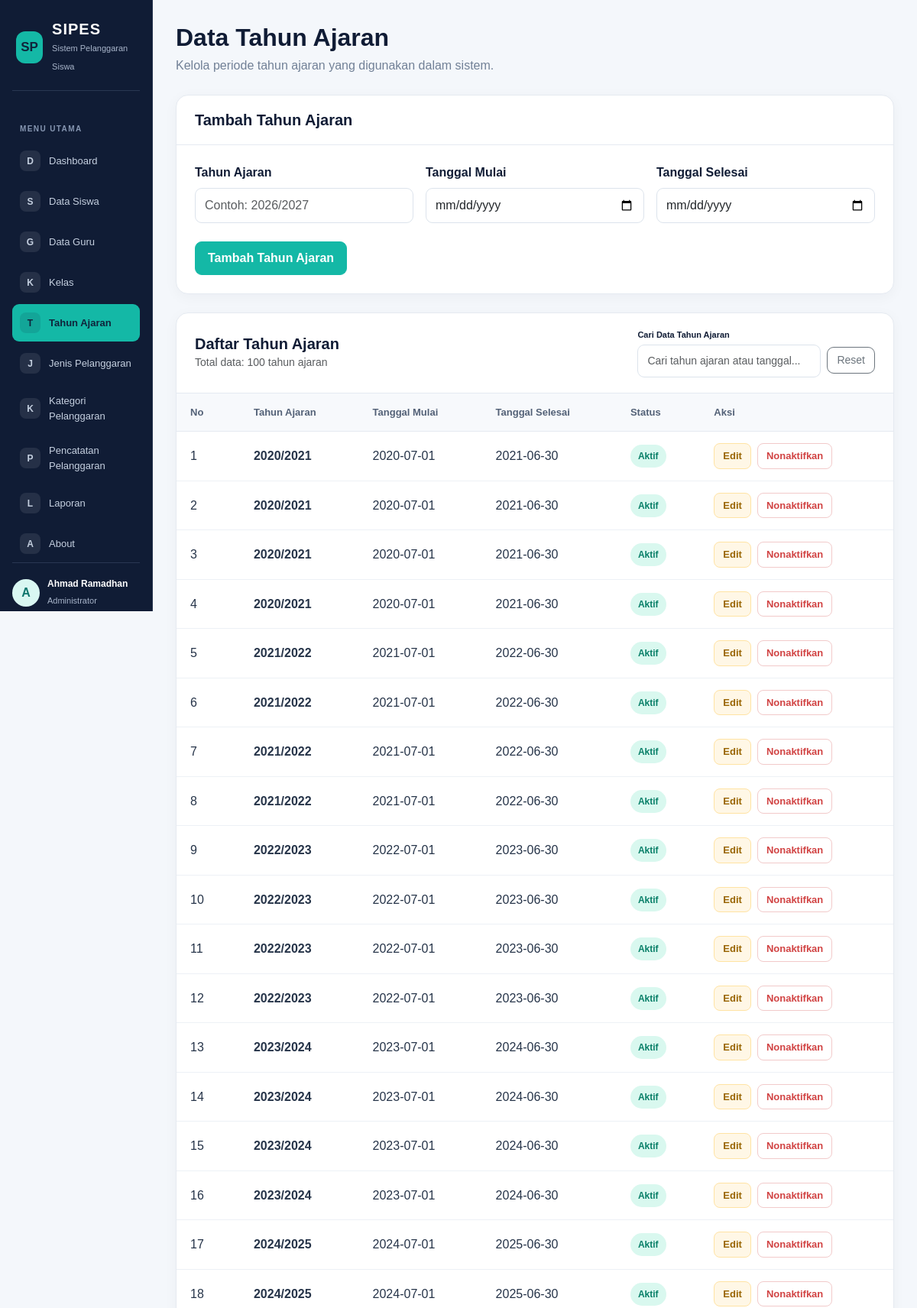
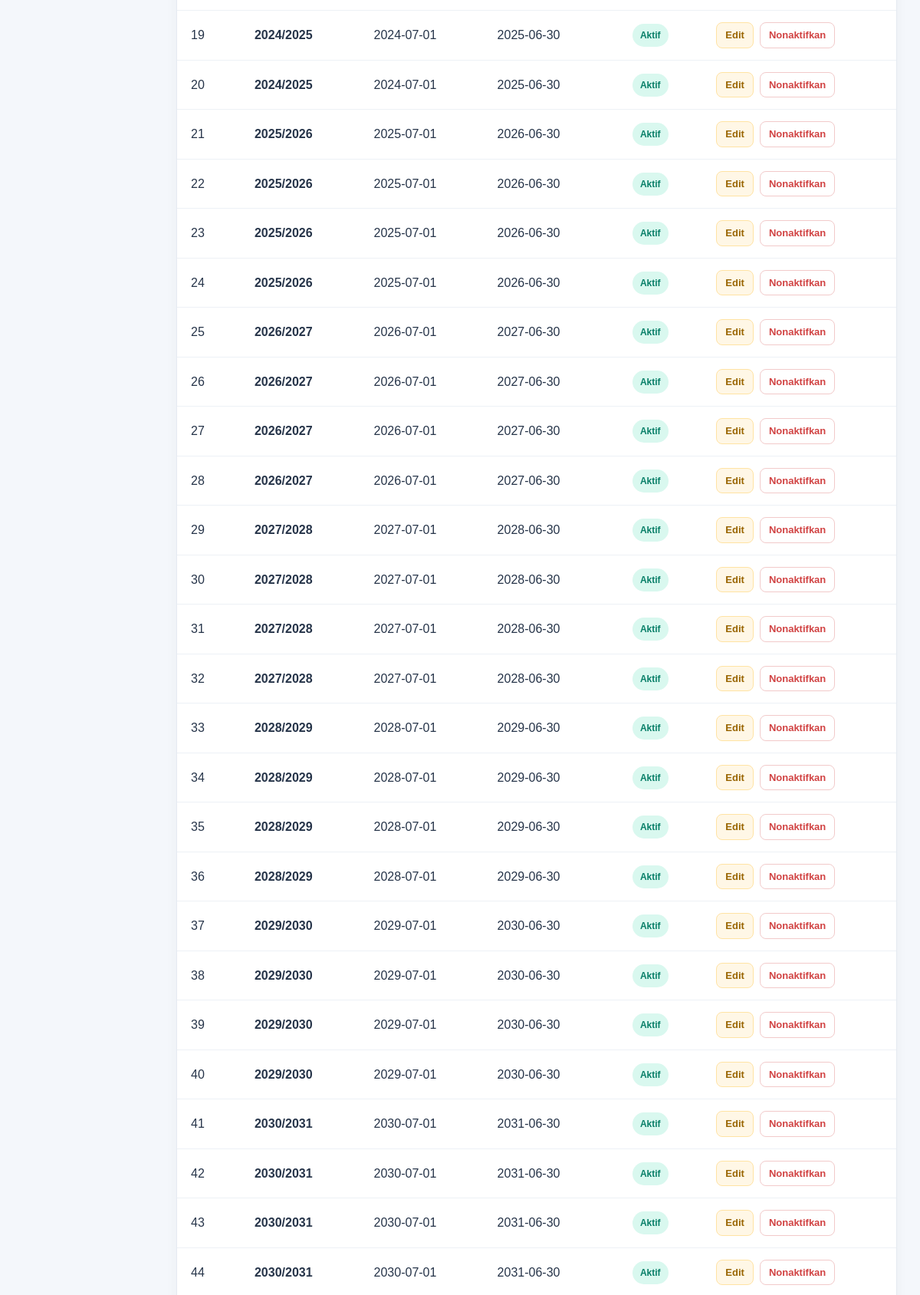
/tahun_ajaran.php (signed in, upper part), run on the app's committed database (2 pictures, top to bottom).
### tables this page shows
CREATE TABLE `t_tahun_ajaran` (
  `id` int(11) NOT NULL,
  `nama` varchar(20) DEFAULT NULL,
  `tanggal_mulai` date NOT NULL,
  `tanggal_selesai` date NOT NULL,
  `status_aktif` tinyint(1) NOT NULL,
  `created_at` timestamp NOT NULL DEFAULT current_timestamp(),
  `updated_at` timestamp NOT NULL DEFAULT current_timestamp()
);

### tahun_ajaran.php (the view, shortened to what this page needs)
<?php
include 'config/koneksi.php';
$edit = null;
$search = isset($_GET['search']) ? trim($_GET['search']) : '';
if ($search != '') {
    $stmt_search = mysqli_prepare(
        $koneksi,
        "SELECT * FROM t_tahun_ajaran WHERE nama LIKE ? OR tanggal_mulai LIKE ? OR tanggal_selesai LIKE ? ORDER BY id ASC"
    );
    $keyword = "%{$search}%";
    mysqli_stmt_bind_param($stmt_search, "sss", $keyword, $keyword, $keyword);
    mysqli_stmt_execute($stmt_search);
    $query = mysqli_stmt_get_result($stmt_search);
} else {
    $query = mysqli_query(
        $koneksi,
        "SELECT * FROM t_tahun_ajaran ORDER BY id ASC"
    );
}
$total_query = mysqli_query($koneksi, "SELECT COUNT(*) as total FROM t_tahun_ajaran");
$total_data = mysqli_fetch_assoc($total_query)['total'] ?? 0;
?>
<!DOCTYPE html>
<html lang="id">
<head>
    <link
        href="https://cdn.jsdelivr.net/npm/bootstrap@5.3.3/dist/css/bootstrap.min.css"
        rel="stylesheet"
    >
</head>
<body>
<?php include 'includes/sidebar.php'; ?>
<main class="main-content">
    <div class="container-fluid p-0">
        <h2 class="page-title">Data Tahun Ajaran</h2>
        <p class="page-subtitle">
            Kelola periode tahun ajaran yang digunakan dalam sistem.
        </p>
        <section class="content-card">
            <div class="card-heading">
                <h5>
                    <?= $edit ? 'Edit Tahun Ajaran' : 'Tambah Tahun Ajaran'; ?>
                </h5>
            </div>
            <div class="card-body-custom">
                <form method="POST" action="tahun_ajaran.php">
                    <div class="row g-3">
                        <div class="col-md-4">
                            <label for="nama" class="form-label">
                                Tahun Ajaran
                            </label>
                            <input
                                type="text"
                                class="form-control"
                                id="nama"
                                name="nama"
                                maxlength="9"
                                pattern="[0-9]{4}/[0-9]{4}"
                                title="Gunakan format YYYY/YYYY, contoh 2026/2027"
                                placeholder="Contoh: 2026/2027"
                                value="<?= htmlspecialchars($edit['nama'] ?? ''); ?>"
                                required
                            >
                        </div>
                        <div class="col-md-4">
                            <label for="tanggal_mulai" class="form-label">
                                Tanggal Mulai
                            </label>
                            <input
                                type="date"
                                class="form-control"
                                id="tanggal_mulai"
                                name="tanggal_mulai"
                                value="<?= htmlspecialchars($edit['tanggal_mulai'] ?? ''); ?>"
                                required
                            >
                        </div>
                        <div class="col-md-4">
                            <label for="tanggal_selesai" class="form-label">
                                Tanggal Selesai
                            </label>
                            <input
                                type="date"
                                class="form-control"
                                id="tanggal_selesai"
                                name="tanggal_selesai"
                                value="<?= htmlspecialchars($edit['tanggal_selesai'] ?? ''); ?>"
                                required
                            >
                        </div>
                    </div>
                    <div class="d-flex flex-wrap gap-2 mt-4">
                        <?php if ($edit): ?>
                            <button
                                type="submit"
                                name="edit"
                                class="btn btn-teal"
                            >
                                Simpan Perubahan
                            </button>
                            <a href="tahun_ajaran.php" class="btn-cancel">
                                Batal
                            </a>
                        <?php else: ?>
                            <button
                                type="submit"
                                name="tambah"
                                class="btn btn-teal"
                            >
                                Tambah Tahun Ajaran
                            </button>
                        <?php endif; ?>
                    </div>
                </form>
            </div>
        </section>
        <section class="content-card">
            <div class="card-heading d-flex flex-column flex-md-row justify-content-between align-items-md-center gap-3">
                <div>
                    <h5>Daftar Tahun Ajaran</h5>
                    <small class="text-muted">Total data: <?= $total_data; ?> tahun ajaran</small>
                </div>
                <div>
                    <form method="GET" action="tahun_ajaran.php" class="d-flex align-items-center gap-2">
                        <div class="d-flex flex-column">
                            <label class="form-label mb-1" style="font-size: 11px;">Cari Data Tahun Ajaran</label>
                            <input
                                type="text"
                                name="search"
                                value="<?= htmlspecialchars($search); ?>"
                                placeholder="Cari tahun ajaran atau tanggal..."
                                class="form-control form-control-sm"
                                style="width: 240px;"
                            >
                        </div>
                        <div class="d-flex align-items-end" style="margin-top: 19px;">
                            <a href="tahun_ajaran.php" class="btn btn-outline-secondary btn-sm" style="padding: 6px 12px; border-radius: 9px;">Reset</a>
                        </div>
                    </form>
                </div>
            </div>
            <div class="table-responsive">
                <table class="table">
                    <thead>
                        <tr>
                            <th>No</th>
                            <th>Tahun Ajaran</th>
                            <th>Tanggal Mulai</th>
                            <th>Tanggal Selesai</th>
                            <th>Status</th>
                            <th>Aksi</th>
                        </tr>
                    </thead>
                    <tbody>
                        <?php if ($query && mysqli_num_rows($query) > 0): ?>
                            <?php $no = 1; ?>
                            <?php while ($row = mysqli_fetch_assoc($query)): ?>
                                <tr>
                                    <td><?= $no++; ?></td>
                                    <td>
                                        <strong>
                                            <?= htmlspecialchars($row['nama']); ?>
                                        </strong>
                                    </td>
                                    <td>
                                        <?= htmlspecialchars($row['tanggal_mulai']); ?>
                                    </td>
                                    <td>
                                        <?= htmlspecialchars($row['tanggal_selesai']); ?>
                                    </td>
                                    <td>
                                        <?php if ($row['status_aktif'] == 1): ?>
                                            <span class="badge-active">Aktif</span>
                                        <?php else: ?>
                                            <span class="badge-inactive">Tidak Aktif</span>
                                        <?php endif; ?>
                                    </td>
                                    <td>
                                        <div class="d-flex flex-wrap gap-2">
                                            <a
                                                href="tahun_ajaran.php?edit=<?= (int) $row['id']; ?>"
                                                class="btn-edit"
                                            >
                                                Edit
                                            </a>
                                            <?php if ($row['status_aktif'] == 1): ?>
                                                <form
                                                    method="POST"
                                                    action="tahun_ajaran.php"
                                                    onsubmit="return confirm('Yakin ingin menonaktifkan tahun ajaran ini?');"
                                                >
                                                    <button
                                                        type="submit"
                                                        name="nonaktifkan"
                                                        class="btn-deactivate"
                                                    >
                                                        Nonaktifkan
                                                    </button>
                                                </form>
                                            <?php endif; ?>
                                        </div>
                                    </td>
                                </tr>
                            <?php endwhile; ?>
                        <?php endif; ?>
                    </tbody>
                </table>
            </div>
        </section>
    </div>
</main>
</body>
</html>

### tahun_ajaran.php (style rules this page uses)
:root { --navy: #101c35; --navy-hover: #20314d; --teal: #14b8a6; --background: #f4f7fb; --text: #263449; --muted: #718096; --border: #e5eaf1; }
body { background: var(--background); color: var(--text); font-family: Arial, sans-serif; min-height: 100vh; }
.main-content { margin-left: 16.666667%; padding: 30px; min-height: 100vh; }
.page-title { color: var(--navy); font-weight: 700; margin-bottom: 6px; }
.page-subtitle { color: var(--muted); margin-bottom: 26px; }
.content-card { background: #fff; border: 1px solid var(--border); border-radius: 16px; box-shadow: 0 4px 18px rgba(16, 28, 53, 0.04); overflow: hidden; margin-bottom: 24px; }
.card-heading { padding: 20px 24px; border-bottom: 1px solid var(--border); }
.card-heading h5 { color: var(--navy); font-weight: 700; margin: 0; }
.card-body-custom { padding: 24px; }
.form-label { font-weight: 600; color: var(--navy); margin-bottom: 8px; }
.form-control { border: 1px solid #dce3ec; border-radius: 9px; padding: 10px 12px; }
.btn-teal { background: var(--teal); border: 1px solid var(--teal); color: #fff; border-radius: 9px; padding: 9px 16px; font-weight: 600; }
.table { margin-bottom: 0; vertical-align: middle; }
.table thead th { background: #f7f9fc; color: #536177; font-size: 13px; font-weight: 700; padding: 15px 18px; border-bottom: 1px solid var(--border); white-space: nowrap; }
.table tbody td { padding: 15px 18px; border-bottom: 1px solid #edf1f6; color: var(--text); }
.badge-active { display: inline-block; background: #d9f8ef; color: #087f68; padding: 6px 10px; border-radius: 20px; font-size: 12px; font-weight: 700; }
.btn-edit { background: #fff7e6; color: #996500; border: 1px solid #ffe3a3; border-radius: 8px; padding: 6px 11px; font-size: 13px; font-weight: 600; text-decoration: none; display: inline-block; }
.btn-deactivate { background: #fff; color: #d14343; border: 1px solid #f2caca; border-radius: 8px; padding: 6px 11px; font-size: 13px; font-weight: 600; }

### data on the page
t_tahun_ajaran: nama "2020/2021", tanggal_mulai "2020-07-01", tanggal_selesai "2021-06-30", status_aktif "Aktif"
t_tahun_ajaran: nama "2020/2021", tanggal_mulai "2020-07-01", tanggal_selesai "2021-06-30", status_aktif "Aktif"
t_tahun_ajaran: nama "2020/2021", tanggal_mulai "2020-07-01", tanggal_selesai "2021-06-30", status_aktif "Aktif"
t_tahun_ajaran: nama "2020/2021", tanggal_mulai "2020-07-01", tanggal_selesai "2021-06-30", status_aktif "Aktif"
t_tahun_ajaran: nama "2021/2022", tanggal_mulai "2021-07-01", tanggal_selesai "2022-06-30", status_aktif "Aktif"
t_tahun_ajaran: nama "2021/2022", tanggal_mulai "2021-07-01", tanggal_selesai "2022-06-30", status_aktif "Aktif"
t_tahun_ajaran: nama "2021/2022", tanggal_mulai "2021-07-01", tanggal_selesai "2022-06-30", status_aktif "Aktif"
t_tahun_ajaran: nama "2021/2022", tanggal_mulai "2021-07-01", tanggal_selesai "2022-06-30", status_aktif "Aktif"
t_tahun_ajaran: nama "2022/2023", tanggal_mulai "2022-07-01", tanggal_selesai "2023-06-30", status_aktif "Aktif"
t_tahun_ajaran: nama "2022/2023", tanggal_mulai "2022-07-01", tanggal_selesai "2023-06-30", status_aktif "Aktif"
t_tahun_ajaran: nama "2022/2023", tanggal_mulai "2022-07-01", tanggal_selesai "2023-06-30", status_aktif "Aktif"
t_tahun_ajaran: nama "2022/2023", tanggal_mulai "2022-07-01", tanggal_selesai "2023-06-30", status_aktif "Aktif"
t_tahun_ajaran: nama "2023/2024", tanggal_mulai "2023-07-01", tanggal_selesai "2024-06-30", status_aktif "Aktif"
t_tahun_ajaran: nama "2023/2024", tanggal_mulai "2023-07-01", tanggal_selesai "2024-06-30", status_aktif "Aktif"
t_tahun_ajaran: nama "2023/2024", tanggal_mulai "2023-07-01", tanggal_selesai "2024-06-30", status_aktif "Aktif"
t_tahun_ajaran: nama "2023/2024", tanggal_mulai "2023-07-01", tanggal_selesai "2024-06-30", status_aktif "Aktif"
t_tahun_ajaran: nama "2024/2025", tanggal_mulai "2024-07-01", tanggal_selesai "2025-06-30", status_aktif "Aktif"
t_tahun_ajaran: nama "2024/2025", tanggal_mulai "2024-07-01", tanggal_selesai "2025-06-30", status_aktif "Aktif"
t_tahun_ajaran: nama "2024/2025", tanggal_mulai "2024-07-01", tanggal_selesai "2025-06-30", status_aktif "Aktif"
t_tahun_ajaran: nama "2024/2025", tanggal_mulai "2024-07-01", tanggal_selesai "2025-06-30", status_aktif "Aktif"
t_tahun_ajaran: nama "2025/2026", tanggal_mulai "2025-07-01", tanggal_selesai "2026-06-30", status_aktif "Aktif"
t_tahun_ajaran: nama "2025/2026", tanggal_mulai "2025-07-01", tanggal_selesai "2026-06-30", status_aktif "Aktif"
t_tahun_ajaran: nama "2025/2026", tanggal_mulai "2025-07-01", tanggal_selesai "2026-06-30", status_aktif "Aktif"
t_tahun_ajaran: nama "2025/2026", tanggal_mulai "2025-07-01", tanggal_selesai "2026-06-30", status_aktif "Aktif"
t_tahun_ajaran: nama "2026/2027", tanggal_mulai "2026-07-01", tanggal_selesai "2027-06-30", status_aktif "Aktif"
t_tahun_ajaran: nama "2026/2027", tanggal_mulai "2026-07-01", tanggal_selesai "2027-06-30", status_aktif "Aktif"
t_tahun_ajaran: nama "2026/2027", tanggal_mulai "2026-07-01", tanggal_selesai "2027-06-30", status_aktif "Aktif"
t_tahun_ajaran: nama "2026/2027", tanggal_mulai "2026-07-01", tanggal_selesai "2027-06-30", status_aktif "Aktif"
t_tahun_ajaran: nama "2027/2028", tanggal_mulai "2027-07-01", tanggal_selesai "2028-06-30", status_aktif "Aktif"
t_tahun_ajaran: nama "2027/2028", tanggal_mulai "2027-07-01", tanggal_selesai "2028-06-30", status_aktif "Aktif"
t_tahun_ajaran: nama "2027/2028", tanggal_mulai "2027-07-01", tanggal_selesai "2028-06-30", status_aktif "Aktif"
t_tahun_ajaran: nama "2027/2028", tanggal_mulai "2027-07-01", tanggal_selesai "2028-06-30", status_aktif "Aktif"
t_tahun_ajaran: nama "2028/2029", tanggal_mulai "2028-07-01", tanggal_selesai "2029-06-30", status_aktif "Aktif"
t_tahun_ajaran: nama "2028/2029", tanggal_mulai "2028-07-01", tanggal_selesai "2029-06-30", status_aktif "Aktif"
t_tahun_ajaran: nama "2028/2029", tanggal_mulai "2028-07-01", tanggal_selesai "2029-06-30", status_aktif "Aktif"
t_tahun_ajaran: nama "2028/2029", tanggal_mulai "2028-07-01", tanggal_selesai "2029-06-30", status_aktif "Aktif"
t_tahun_ajaran: nama "2029/2030", tanggal_mulai "2029-07-01", tanggal_selesai "2030-06-30", status_aktif "Aktif"
t_tahun_ajaran: nama "2029/2030", tanggal_mulai "2029-07-01", tanggal_selesai "2030-06-30", status_aktif "Aktif"
t_tahun_ajaran: nama "2029/2030", tanggal_mulai "2029-07-01", tanggal_selesai "2030-06-30", status_aktif "Aktif"
t_tahun_ajaran: nama "2029/2030", tanggal_mulai "2029-07-01", tanggal_selesai "2030-06-30", status_aktif "Aktif"
t_tahun_ajaran: nama "2030/2031", tanggal_mulai "2030-07-01", tanggal_selesai "2031-06-30", status_aktif "Aktif"
t_tahun_ajaran: nama "2030/2031", tanggal_mulai "2030-07-01", tanggal_selesai "2031-06-30", status_aktif "Aktif"
t_tahun_ajaran: nama "2030/2031", tanggal_mulai "2030-07-01", tanggal_selesai "2031-06-30", status_aktif "Aktif"
t_tahun_ajaran: nama "2030/2031", tanggal_mulai "2030-07-01", tanggal_selesai "2031-06-30", status_aktif "Aktif"

### other printed values
substr($_SESSION['name'] ?? 'U', 0, 1) "A"
$_SESSION['name'] "Ahmad Ramadhan"
$total_data "100"
